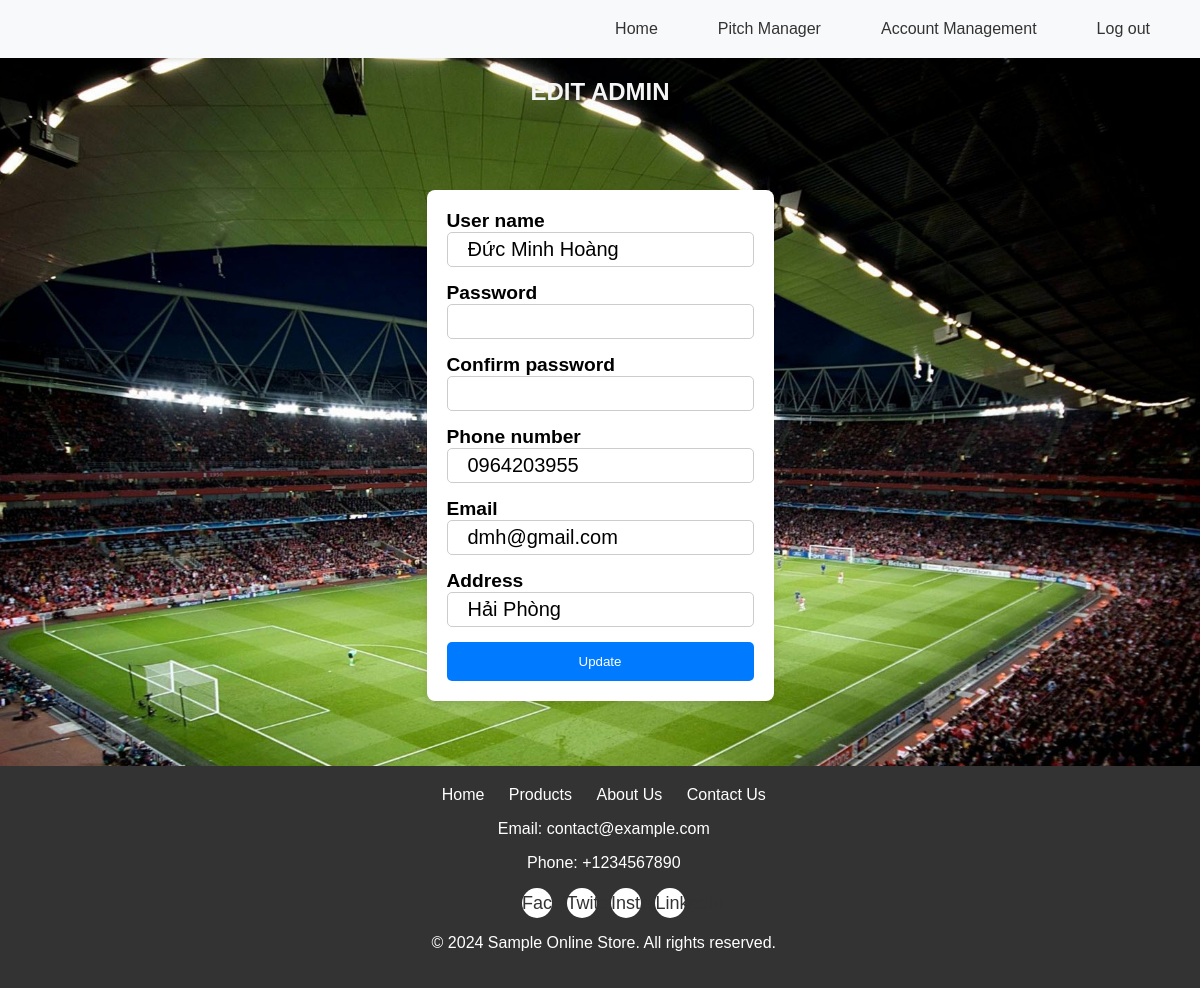
The page /GUI/editAdmin.php?action=edit&id=1 (signed in) on the database its author committed.
### tables this page shows
CREATE TABLE `users` (
  `id` bigint(20) UNSIGNED NOT NULL,
  `name` varchar(255) NOT NULL,
  `phone` varchar(10) DEFAULT NULL,
  `email` varchar(50) NOT NULL,
  `password` varchar(264) DEFAULT NULL,
  `address` varchar(255) DEFAULT NULL,
  `type` bigint(20) NOT NULL DEFAULT 2,
  `remember_token` varchar(100) DEFAULT NULL,
  `created_at` timestamp NOT NULL DEFAULT current_timestamp(),
  `updated_at` timestamp NULL DEFAULT NULL ON UPDATE current_timestamp()
);

### DAL/connect_database.php (called while the page is built)
<?php
function getConnection() {
    $host = "localhost";
    $db_name = "quan_ly_san_bong";
    $username = "root";
    $password = "";
    try {
        $conn = new mysqli($host, $username, $password, $db_name);
        return $conn;
    } catch(PDOException $exception) {
        echo "Connection error: " . $exception->getMessage();
        return null;
    }
}

### BLL/UserService.php (called while the page is built, shortened)
<?php
require_once __DIR__ . '/../DAL/UserRepository.php';
class UserService {
    private $userRepository;
    public function __construct() {
        $this->userRepository = new UserRepository();
    }
     public function getUserById($id) {
        return $this->userRepository->findUserById($id);
    }
}

### DAL/UserRepository.php (called while the page is built, shortened)
<?php
require_once __DIR__ . '/connect_database.php';
class UserRepository {
    private $conn;
    public function __construct() {
        $this->conn = getConnection();
    }
    public function findUserById($id) {
        $sql = "SELECT * FROM users WHERE id=?";
        $stmt = $this->conn->prepare($sql);
        $stmt->bind_param("i", $id);
        $stmt->execute();
        $result = $stmt->get_result();
        $user = $result->fetch_assoc();
        return $user;
    }
}

### GUI/editAdmin.php (the view, shortened to what this page needs)
<?php
include 'header_admin.php';
require_once __DIR__ . '/../BLL/UserService.php';
$userService = new UserService();
$user = $userService->getUserById($_GET['id']);
?>
<!DOCTYPE html>
<html lang="en">
<head>
    <link rel="stylesheet" href="css/userEdit.css?v=<?php echo time(); ?>">
</head>
<body>
    <h2>EDIT ADMIN</h2>
    <div class="container">
        <div class="col-md-6">
            <form action="" method="post">
                <div class="form-group">
                    <label for="tenKhachHang">User name</label><br>
                    <input type="text" class="form-control" id="tenKhachHang" name="tenKhachHang"
                        value="<?php echo $user['name']; ?>">
                </div>
                <div class="form-group">
                    <div class="">
                        <label for="matKhau">Password</label><br>
                        <input type="password" class="form-control" id="matKhau" name="matKhau" value="">
                    </div>
                </div>
                <div class="form-group">
                    <div class="">
                        <label for="xacNhan">Confirm password</label><br>
                        <input type="password" class="form-control" id="xacNhan" name="xacNhan" value="">
                    </div>
                </div>
                <div class="form-group">
                    <label for="soDienThoai">Phone number</label><br>
                    <input type="text" class="form-control" id="soDienThoai" name="soDienThoai"
                        value="<?php echo $user['phone']; ?>">
                </div>
                <div class="form-group">
                    <label for="email">Email</label><br>
                    <input type="email" class="form-control" id="email" name="email"
                        value="<?php echo $user['email']; ?>">
                </div>
                <div class="form-group">
                    <label for="diaChi">Address</label><br>
                    <input type="text" class="form-control" id="diaChi" name="diaChi"
                        value="<?php echo $user['address']; ?>">
                </div>
                <button type="submit" class="btn">Update</button>
            </form>
        </div>
    </div>
</body>
</html>
<?php
    include 'footer.php';
?>

### GUI/css/userEdit.css (style rules this page uses)
body { margin: 0px; padding: 0px; font-family: Arial, sans-serif; background-image: url("../img/pitch3.jpg"); background-size: cover; background-position: center; background-repeat: no-repeat; }
.container { display: flex; justify-content: center; align-items: center; height: 80vh; }
.col-md-6 { max-width: 600px; margin: 0 auto; padding: 20px; background-color: #fff; box-shadow: 0 4px 8px rgba(0, 0, 0, 0.1); border-radius: 8px; }
h2 { text-align: center; color: whitesmoke; }
.form-group { margin-bottom: 15px; }
.form-control { padding: 5px 20px; border: 1px solid #ccc; border-radius: 5px; font-size: 20px; }
.btn { background-color: #007bff; color: white; padding: 12px 20px; border: none; border-radius: 5px; cursor: pointer; width: 100%; }
.col-md-6 label { font-weight: bold; font-size: larger; }

### GUI/css/footer.css (style rules this page uses)
body { margin: 0; padding: 0; font-family: Arial, sans-serif; display: flex; flex-direction: column; min-height: 100vh; }

### rows shown on the page
users: tenKhachHang "Đức Minh Hoàng", soDienThoai "0964203955", email "dmh@gmail.com", diaChi "Hải Phòng"
